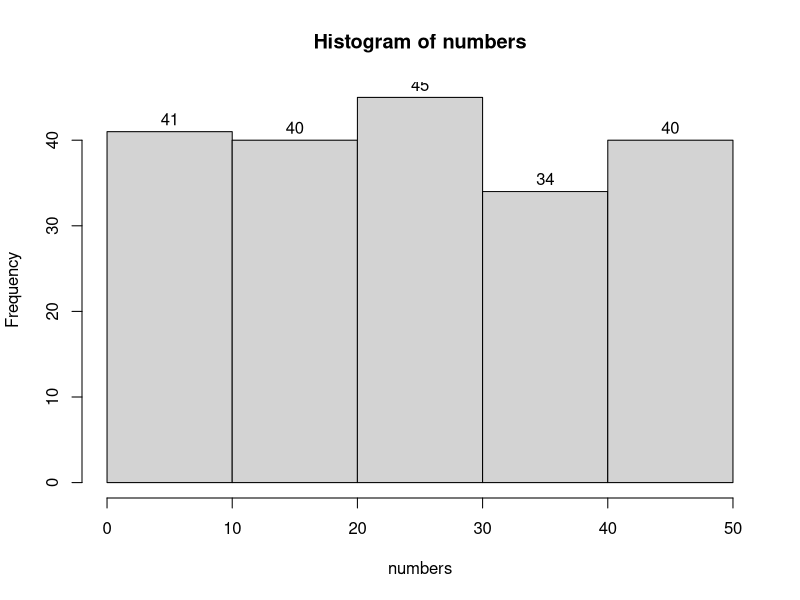

Generate this figure with R:
## ---- chunk 1
# We are creating a vector c and we are populating it with 15 values
# Then we assign it to a variable called Age

Age <- c(18, 18, 20, 32, 45, 33, 19, 19, 20, 58, 63, 21, 19, 19, 18)

# If we call the variable Age we will get all 15 values
Age

# But we can also access any of the 15 entries we want by calling its "location"
Age[7]
## ---- chunk 2
# We are creating a vector c and we are populating it with 5 prices.
# The prices could be in £ or any other currency (we only type the value in).
# Then we assign our vector to a variable called Prices.

Prices <- c(115, 120, 200, 300, 500)

# call Price to see the values in the console

Prices

# We now want a new variable that will include the old prices doubled.
# We can call the new variable anything we want, let us call it Newprices

Newprices <- 2*Prices
# call Price to see the values in the console
Newprices


# But we can also access any of the 15 entries we want by calling its "location"
Age[7]
## ---- chunk 3

# I am using a R function called sample.int()
# This function creates random integer numbers
numbers <- sample.int(10, 5, replace = TRUE)

numbers

## ---- chunk 4
# Similarly as above, I will call sample.int()
# But this time I need 200 numbers between 1 and 50.
# See how my arguments have now changed.
numbers <- sample.int(50, 200, replace = TRUE)
numbers

# Now we will call a new function to help us group our data.
# First put them in 5 groups. The numbers in c() declare the numbers that define each group.

groups <- cut(numbers, breaks = c(0,10,20,30,40,50), right = TRUE)

# Now I can produce my frequency table using another function
summary(groups)


# We will now use a new function called hist that creates histograms.
# Note that this function has to work with the original numbers
# and not with the groups.


hist(numbers, breaks = 5, labels = TRUE)
